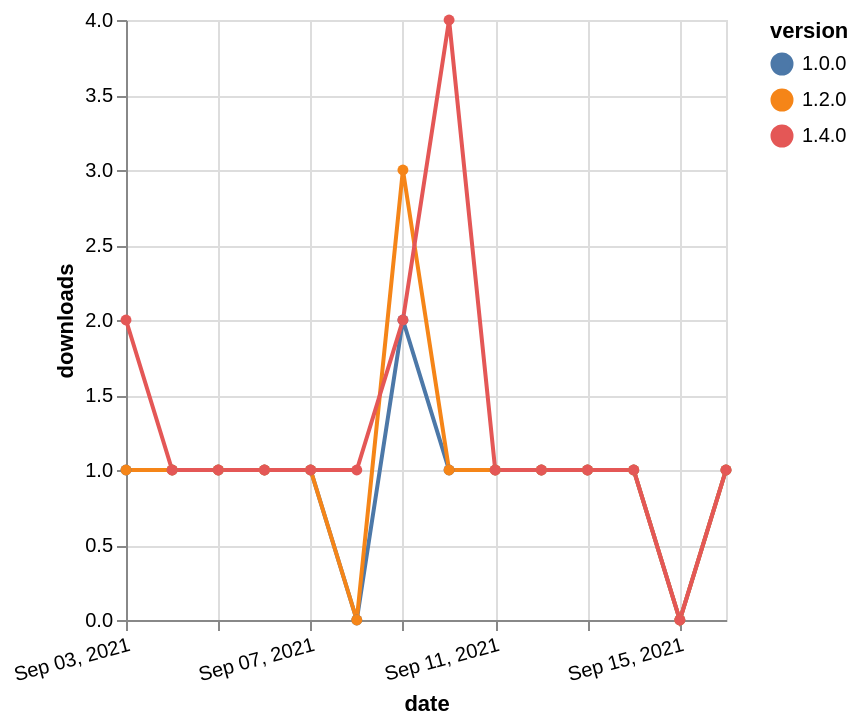

Express this chart as Vega-Lite.
### Vega-Lite specification from a JSON file in a GitHub repository (floating-point values rounded to 4 significant figures)
{"$schema": "https://vega.github.io/schema/vega-lite/v5.json", "description": "A simple bar chart with embedded data.", "data": {"values": [{"date": "2021-09-03", "total": 160, "delta": 1, "version": "1.0.0"}, {"date": "2021-09-04", "total": 161, "delta": 1, "version": "1.0.0"}, {"date": "2021-09-05", "total": 162, "delta": 1, "version": "1.0.0"}, {"date": "2021-09-06", "total": 163, "delta": 1, "version": "1.0.0"}, {"date": "2021-09-07", "total": 164, "delta": 1, "version": "1.0.0"}, {"date": "2021-09-08", "total": 164, "delta": 0, "version": "1.0.0"}, {"date": "2021-09-09", "total": 166, "delta": 2, "version": "1.0.0"}, {"date": "2021-09-10", "total": 167, "delta": 1, "version": "1.0.0"}, {"date": "2021-09-11", "total": 168, "delta": 1, "version": "1.0.0"}, {"date": "2021-09-12", "total": 169, "delta": 1, "version": "1.0.0"}, {"date": "2021-09-13", "total": 170, "delta": 1, "version": "1.0.0"}, {"date": "2021-09-14", "total": 171, "delta": 1, "version": "1.0.0"}, {"date": "2021-09-15", "total": 171, "delta": 0, "version": "1.0.0"}, {"date": "2021-09-16", "total": 172, "delta": 1, "version": "1.0.0"}, {"date": "2021-09-03", "total": 179, "delta": 1, "version": "1.2.0"}, {"date": "2021-09-04", "total": 180, "delta": 1, "version": "1.2.0"}, {"date": "2021-09-05", "total": 181, "delta": 1, "version": "1.2.0"}, {"date": "2021-09-06", "total": 182, "delta": 1, "version": "1.2.0"}, {"date": "2021-09-07", "total": 183, "delta": 1, "version": "1.2.0"}, {"date": "2021-09-08", "total": 183, "delta": 0, "version": "1.2.0"}, {"date": "2021-09-09", "total": 186, "delta": 3, "version": "1.2.0"}, {"date": "2021-09-10", "total": 187, "delta": 1, "version": "1.2.0"}, {"date": "2021-09-11", "total": 188, "delta": 1, "version": "1.2.0"}, {"date": "2021-09-12", "total": 189, "delta": 1, "version": "1.2.0"}, {"date": "2021-09-13", "total": 190, "delta": 1, "version": "1.2.0"}, {"date": "2021-09-14", "total": 191, "delta": 1, "version": "1.2.0"}, {"date": "2021-09-15", "total": 191, "delta": 0, "version": "1.2.0"}, {"date": "2021-09-16", "total": 192, "delta": 1, "version": "1.2.0"}, {"date": "2021-09-03", "total": 119, "delta": 2, "version": "1.4.0"}, {"date": "2021-09-04", "total": 120, "delta": 1, "version": "1.4.0"}, {"date": "2021-09-05", "total": 121, "delta": 1, "version": "1.4.0"}, {"date": "2021-09-06", "total": 122, "delta": 1, "version": "1.4.0"}, {"date": "2021-09-07", "total": 123, "delta": 1, "version": "1.4.0"}, {"date": "2021-09-08", "total": 124, "delta": 1, "version": "1.4.0"}, {"date": "2021-09-09", "total": 126, "delta": 2, "version": "1.4.0"}, {"date": "2021-09-10", "total": 130, "delta": 4, "version": "1.4.0"}, {"date": "2021-09-11", "total": 131, "delta": 1, "version": "1.4.0"}, {"date": "2021-09-12", "total": 132, "delta": 1, "version": "1.4.0"}, {"date": "2021-09-13", "total": 133, "delta": 1, "version": "1.4.0"}, {"date": "2021-09-14", "total": 134, "delta": 1, "version": "1.4.0"}, {"date": "2021-09-15", "total": 134, "delta": 0, "version": "1.4.0"}, {"date": "2021-09-16", "total": 135, "delta": 1, "version": "1.4.0"}]}, "width": "container", "mark": {"type": "line", "point": {"filled": true}}, "encoding": {"x": {"field": "date", "type": "temporal", "timeUnit": "yearmonthdate", "title": "date", "axis": {"labelAngle": -15}}, "y": {"field": "delta", "type": "quantitative", "title": "downloads"}, "color": {"field": "version", "type": "nominal"}, "tooltip": {"field": "delta"}}}
